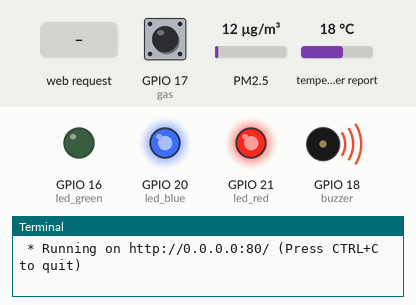
A program run on a simulated Raspberry Pi (BCM pin numbers). On the bench: output pins drawn as LEDs (lit = HIGH), buzzer (waves = sounding, pin HIGH), the last lines printed to the terminal. The inputs (shaded band) are chosen by the test bench; at power-on: GPIO 17 (gas) LOW, PM2.5 12 µg/m³, temperature in the web weather report 18 °C. Requests to the public web service named in the program get a made-up reply in its usual format after 0.4 s (London, UTC, broken clouds, 64 % humidity, 1013 hPa unless stated); threads take turns every 2 ms; the clock reads 2024-03-15 10:24:30 at power-on unless the program sets it.

Above: at 1.2 s.
1.3 s: HTTP request for /mute received
At 2.2 s:
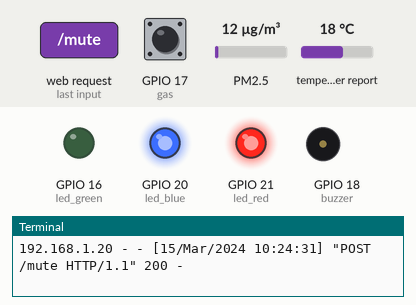
4.3 s: GPIO 17 (gas) pulled HIGH for 1 s
At 5.6 s:
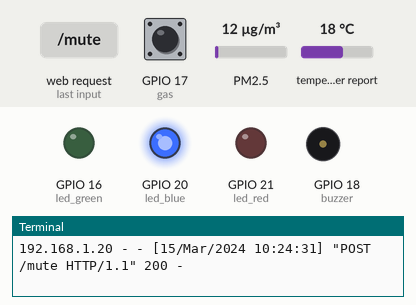
7.3 s: GPIO 17 (gas) pulled HIGH for 3.2 s
At 11.6 s:
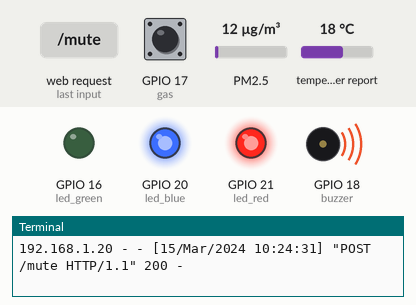
Timing chart, 0 to 13.1 s (numbered marks = the images above; inputs shaded):
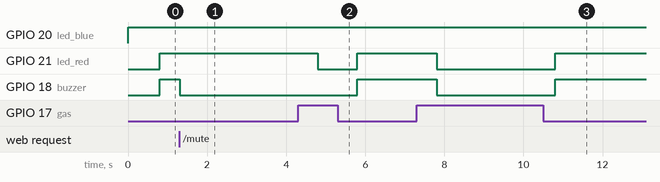

The program:

app_server.py
```python
from flask import Flask, render_template, request
from gpiozero import DigitalInputDevice, OutputDevice, LED
import requests
import time
import threading

# ========== 설정 (본인 값으로 수정) ==========
API_KEY = "여기에_OpenWeatherMap_API_키_입력"
CITY = "Seoul"
LAT, LON = 37.5665, 126.9780
PM25_THRESHOLD = 36
CHECK_INTERVAL = 300   # 날씨 확인 주기 (초)

# ========== 핀 설정 ==========
gas = DigitalInputDevice(17)
buzzer = OutputDevice(18)
led_green = LED(16)
led_blue = LED(20)
led_red = LED(21)

app = Flask(__name__)

# 웹페이지에 보여줄 현재 상태 (전역 변수)
state = {
    "gas_detected": False,
    "weather_bad": False,
    "pm25": 0,
    "condition": "-",
    "muted": False,        # 사용자가 끄기 버튼 눌렀는지 여부
}


def check_weather_bad():
    """미세먼지 나쁨 또는 비/눈 오면 True 반환, state에도 값 저장"""
    try:
        air_url = f"http://api.openweathermap.org/data/2.5/air_pollution?lat={LAT}&lon={LON}&appid={API_KEY}"
        air_res = requests.get(air_url, timeout=5).json()
        pm25 = air_res['list'][0]['components']['pm2_5']

        weather_url = f"https://api.openweathermap.org/data/2.5/weather?q={CITY}&appid={API_KEY}&units=metric"
        weather_res = requests.get(weather_url, timeout=5).json()
        condition = weather_res['weather'][0]['main']

        state["pm25"] = round(pm25, 1)
        state["condition"] = condition

        if pm25 >= PM25_THRESHOLD:
            return True
        if condition in ['Rain', 'Snow']:
            return True
        return False

    except Exception as e:
        print("날씨 API 오류:", e)
        return False


def sensor_loop():
    """백그라운드에서 계속 센서 확인하는 함수 (Flask와 동시에 실행됨)"""
    led_blue.on()   # 정상 작동중 표시등, 항상 켜짐
    last_check = 0

    while True:
        gas_now = (gas.value == 0)
        prev_gas = state["gas_detected"]
        state["gas_detected"] = gas_now

        # 가스 상태가 "새로" 감지된 순간이면 음소거 해제
        if gas_now and not prev_gas:
            state["muted"] = False

        if time.time() - last_check > CHECK_INTERVAL:
            new_weather_bad = check_weather_bad()
            if new_weather_bad and not state["weather_bad"]:
                state["muted"] = False   # 날씨도 새로 나빠지면 음소거 해제
            state["weather_bad"] = new_weather_bad
            last_check = time.time()

        if gas_now:
            led_red.on()
            led_green.off()
            buzzer.off() if state["muted"] else buzzer.on()

        elif state["weather_bad"]:
            led_red.off()
            led_green.on()
            buzzer.off() if state["muted"] else buzzer.on()

        else:
            led_red.off()
            led_green.off()
            buzzer.off()
            state["muted"] = False   # 평상시로 돌아오면 음소거 초기화

        time.sleep(1)


# ========== Flask 라우트 ==========
@app.route('/')
def home():
    return render_template("index.html", state=state)


@app.route('/mute', methods=['POST'])
def mute():
    state["muted"] = True
    buzzer.off()
    return home()


if __name__ == "__main__":
    t = threading.Thread(target=sensor_loop, daemon=True)
    t.start()
    app.run(host="0.0.0.0", port=80)
```

Measured:
- after the input at 1.3 s, GPIO 18 (buzzer): HIGH → LOW at once
- after the input at 4.3 s, GPIO 21 (led_red): HIGH → LOW after 0.50 s, → HIGH 1.0 s later; GPIO 18 (buzzer): LOW → HIGH after 1.5 s
- after the input at 7.3 s, GPIO 21 (led_red), GPIO 18 (buzzer): HIGH → LOW after 0.50 s, → HIGH 3.0 s later
